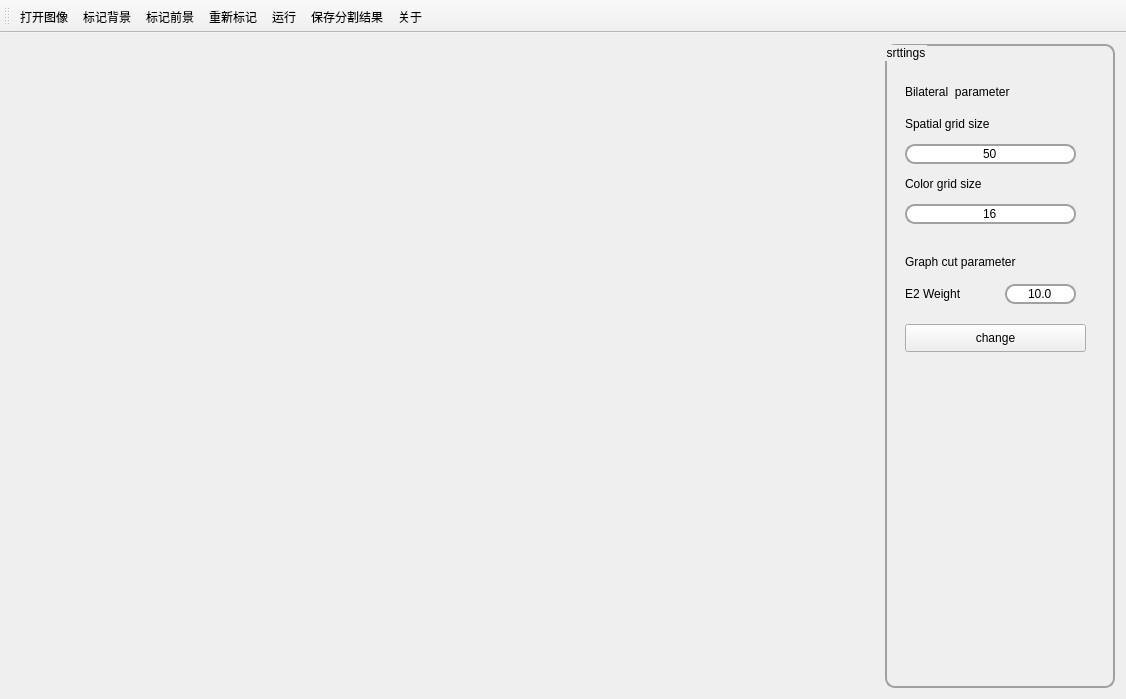
<?xml version="1.0" encoding="UTF-8"?>
<ui version="4.0">
 <class>MainWindow</class>
 <widget class="QMainWindow" name="MainWindow">
  <property name="geometry">
   <rect>
    <x>0</x>
    <y>0</y>
    <width>1126</width>
    <height>699</height>
   </rect>
  </property>
  <property name="windowTitle">
   <string>imgSegmentation</string>
  </property>
  <widget class="QWidget" name="centralWidget">
   <property name="sizePolicy">
    <sizepolicy hsizetype="Preferred" vsizetype="Preferred">
     <horstretch>0</horstretch>
     <verstretch>0</verstretch>
    </sizepolicy>
   </property>
   <layout class="QHBoxLayout" name="horizontalLayout_2">
    <item>
     <widget class="myLabel" name="label">
      <property name="sizePolicy">
       <sizepolicy hsizetype="Ignored" vsizetype="Ignored">
        <horstretch>0</horstretch>
        <verstretch>0</verstretch>
       </sizepolicy>
      </property>
      <property name="text">
       <string/>
      </property>
      <property name="indent">
       <number>-1</number>
      </property>
     </widget>
    </item>
    <item>
     <widget class="QGroupBox" name="groupBox">
      <property name="maximumSize">
       <size>
        <width>230</width>
        <height>16777215</height>
       </size>
      </property>
      <property name="styleSheet">
       <string notr="true">#groupBox{border:2px solid #a1a1a1; 
border-radius:10px;}</string>
      </property>
      <property name="title">
       <string>srttings</string>
      </property>
      <property name="flat">
       <bool>false</bool>
      </property>
      <property name="checkable">
       <bool>false</bool>
      </property>
      <widget class="QLabel" name="label_2">
       <property name="geometry">
        <rect>
         <x>20</x>
         <y>40</y>
         <width>171</width>
         <height>16</height>
        </rect>
       </property>
       <property name="styleSheet">
        <string notr="true">border:0px; 
width:0px;
border-radius:0px;</string>
       </property>
       <property name="text">
        <string>Bilateral  parameter</string>
       </property>
      </widget>
      <widget class="QLabel" name="label_5">
       <property name="geometry">
        <rect>
         <x>20</x>
         <y>70</y>
         <width>161</width>
         <height>20</height>
        </rect>
       </property>
       <property name="styleSheet">
        <string notr="true">border:0px; 
width:0px;
border-radius:0px;</string>
       </property>
       <property name="text">
        <string>Spatial grid size</string>
       </property>
      </widget>
      <widget class="QLineEdit" name="lineEdit">
       <property name="geometry">
        <rect>
         <x>20</x>
         <y>100</y>
         <width>171</width>
         <height>20</height>
        </rect>
       </property>
       <property name="layoutDirection">
        <enum>Qt::LeftToRight</enum>
       </property>
       <property name="autoFillBackground">
        <bool>false</bool>
       </property>
       <property name="styleSheet">
        <string notr="true">border:2px solid #a1a1a1;
border-radius:10px;</string>
       </property>
       <property name="text">
        <string>50</string>
       </property>
       <property name="alignment">
        <set>Qt::AlignCenter</set>
       </property>
      </widget>
      <widget class="QLineEdit" name="lineEdit_2">
       <property name="geometry">
        <rect>
         <x>20</x>
         <y>160</y>
         <width>171</width>
         <height>20</height>
        </rect>
       </property>
       <property name="layoutDirection">
        <enum>Qt::LeftToRight</enum>
       </property>
       <property name="autoFillBackground">
        <bool>false</bool>
       </property>
       <property name="styleSheet">
        <string notr="true">border:2px solid #a1a1a1;
border-radius:10px;</string>
       </property>
       <property name="text">
        <string>16</string>
       </property>
       <property name="alignment">
        <set>Qt::AlignCenter</set>
       </property>
      </widget>
      <widget class="QLabel" name="label_6">
       <property name="geometry">
        <rect>
         <x>20</x>
         <y>130</y>
         <width>151</width>
         <height>20</height>
        </rect>
       </property>
       <property name="styleSheet">
        <string notr="true">border:0px; 
width:0px;
border-radius:0px;</string>
       </property>
       <property name="text">
        <string>Color grid size</string>
       </property>
      </widget>
      <widget class="QLabel" name="label_10">
       <property name="geometry">
        <rect>
         <x>20</x>
         <y>210</y>
         <width>161</width>
         <height>16</height>
        </rect>
       </property>
       <property name="styleSheet">
        <string notr="true">border:0px; 
width:0px;
border-radius:0px;</string>
       </property>
       <property name="text">
        <string>Graph cut parameter</string>
       </property>
      </widget>
      <widget class="QLabel" name="label_11">
       <property name="geometry">
        <rect>
         <x>20</x>
         <y>240</y>
         <width>81</width>
         <height>20</height>
        </rect>
       </property>
       <property name="styleSheet">
        <string notr="true">border:0px; 
width:0px;
border-radius:0px;</string>
       </property>
       <property name="text">
        <string>E2 Weight </string>
       </property>
      </widget>
      <widget class="QLineEdit" name="lineEdit_4">
       <property name="geometry">
        <rect>
         <x>120</x>
         <y>240</y>
         <width>71</width>
         <height>20</height>
        </rect>
       </property>
       <property name="layoutDirection">
        <enum>Qt::LeftToRight</enum>
       </property>
       <property name="autoFillBackground">
        <bool>false</bool>
       </property>
       <property name="styleSheet">
        <string notr="true">border:2px solid #a1a1a1;
border-radius:10px;</string>
       </property>
       <property name="text">
        <string>10.0</string>
       </property>
       <property name="alignment">
        <set>Qt::AlignCenter</set>
       </property>
      </widget>
      <widget class="QPushButton" name="pushButton">
       <property name="geometry">
        <rect>
         <x>20</x>
         <y>280</y>
         <width>181</width>
         <height>28</height>
        </rect>
       </property>
       <property name="styleSheet">
        <string notr="true"/>
       </property>
       <property name="text">
        <string>change</string>
       </property>
       <property name="checkable">
        <bool>false</bool>
       </property>
       <property name="autoDefault">
        <bool>false</bool>
       </property>
       <property name="default">
        <bool>false</bool>
       </property>
       <property name="flat">
        <bool>false</bool>
       </property>
      </widget>
     </widget>
    </item>
   </layout>
  </widget>
  <widget class="QToolBar" name="mainToolBar">
   <attribute name="toolBarArea">
    <enum>TopToolBarArea</enum>
   </attribute>
   <attribute name="toolBarBreak">
    <bool>false</bool>
   </attribute>
   <addaction name="open"/>
   <addaction name="action"/>
   <addaction name="action_3"/>
   <addaction name="action_4"/>
   <addaction name="run"/>
   <addaction name="save"/>
   <addaction name="about"/>
  </widget>
  <action name="open">
   <property name="icon">
    <iconset>
     <normaloff>res/simple_vvr_24.png</normaloff>res/simple_vvr_24.png</iconset>
   </property>
   <property name="text">
    <string>打开图像</string>
   </property>
   <property name="toolTip">
    <string>open image</string>
   </property>
  </action>
  <action name="save">
   <property name="icon">
    <iconset>
     <normaloff>res/simple_vvr_01.png</normaloff>res/simple_vvr_01.png</iconset>
   </property>
   <property name="text">
    <string>保存分割结果</string>
   </property>
   <property name="toolTip">
    <string>save segmentation result</string>
   </property>
  </action>
  <action name="about">
   <property name="icon">
    <iconset>
     <normaloff>res/simple_vvr_48.png</normaloff>res/simple_vvr_48.png</iconset>
   </property>
   <property name="text">
    <string>关于</string>
   </property>
   <property name="toolTip">
    <string>about</string>
   </property>
  </action>
  <action name="run">
   <property name="icon">
    <iconset>
     <normaloff>res/simple_vvr_51.png</normaloff>res/simple_vvr_51.png</iconset>
   </property>
   <property name="text">
    <string>运行</string>
   </property>
   <property name="toolTip">
    <string>run</string>
   </property>
  </action>
  <action name="action">
   <property name="icon">
    <iconset>
     <normaloff>res/simple_vvr_22.png</normaloff>res/simple_vvr_22.png</iconset>
   </property>
   <property name="text">
    <string>标记背景</string>
   </property>
   <property name="toolTip">
    <string>mark background</string>
   </property>
  </action>
  <action name="action_3">
   <property name="icon">
    <iconset>
     <normaloff>res/simple_vvr_19.png</normaloff>res/simple_vvr_19.png</iconset>
   </property>
   <property name="text">
    <string>标记前景</string>
   </property>
   <property name="toolTip">
    <string>mark foreground</string>
   </property>
  </action>
  <action name="action_4">
   <property name="icon">
    <iconset>
     <normaloff>res/simple_vvr_07.png</normaloff>res/simple_vvr_07.png</iconset>
   </property>
   <property name="text">
    <string>重新标记</string>
   </property>
   <property name="toolTip">
    <string>remark</string>
   </property>
  </action>
 </widget>
 <layoutdefault spacing="6" margin="11"/>
 <customwidgets>
  <customwidget>
   <class>myLabel</class>
   <extends>QLabel</extends>
   <header>mylabel.h</header>
  </customwidget>
 </customwidgets>
 <resources/>
 <connections/>
</ui>
